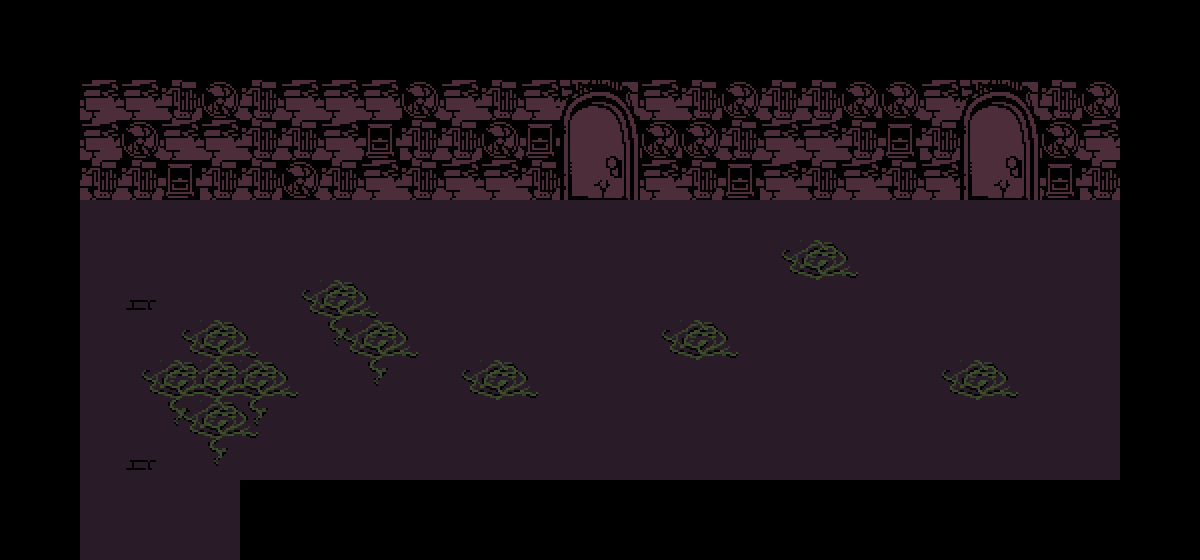

This game map was drawn from its Tiled (.tmx) file and the tilesets committed beside it. A one-line description and the full map source follow:
An orthogonal 30x14 tile map with 40x40 px tiles, 2 tile layers (tiles, decal), 2 tilesets and 7 objects (warp1, transition, chest).

<map version="1.11" tiledversion="1.12.1" orientation="orthogonal" renderorder="right-down" width="30" height="14" tilewidth="40" tileheight="40" infinite="0" nextlayerid="7" nextobjectid="189">
 <editorsettings>
  <export target="bombs.lua" format="lua" />
 </editorsettings>
 <properties>
  <property name="border" value="simple" />
  <property name="music" value="none" />
 </properties>
 <tileset firstgid="1" source="../../tilesets/bg_dw_mansion_spamton_basement.tsx" />
 <tileset firstgid="53" source="../../tilesets/bg_dw_mansion_basement_door.tsx" />
 <layer id="1" name="tiles" width="30" height="14">
  <data encoding="csv">
5,5,5,5,5,5,5,5,5,5,5,5,5,5,5,5,5,5,5,5,5,5,5,5,5,5,5,5,5,5,
5,5,5,5,5,5,5,5,5,5,5,5,5,5,5,5,5,5,5,5,5,5,5,5,5,5,5,5,5,5,
5,5,49,49,52,50,52,49,49,49,50,49,52,49,63,64,49,52,50,52,52,50,50,49,63,64,52,50,5,5,
5,5,49,50,49,49,52,52,49,51,52,52,50,51,65,66,50,50,52,49,49,52,51,52,65,66,50,49,5,5,
5,5,52,52,51,52,52,50,52,49,52,49,49,52,67,68,49,52,51,49,52,49,52,49,67,68,51,52,5,5,
5,5,30,30,30,30,30,30,30,30,30,30,30,30,30,30,30,30,30,30,30,30,30,30,30,30,30,30,5,5,
5,5,30,30,30,30,30,30,30,30,30,30,30,30,30,30,30,30,30,37,38,39,30,30,30,30,30,30,5,5,
5,5,30,29,30,30,30,37,38,39,30,30,30,30,30,30,30,30,30,30,30,30,30,30,30,30,30,30,5,5,
5,5,30,30,37,38,39,30,45,46,39,30,30,30,30,30,37,38,39,30,30,30,30,30,30,30,30,30,5,5,
5,5,30,37,38,38,38,39,30,42,30,37,38,39,30,30,30,30,30,30,30,30,30,37,38,39,30,30,5,5,
5,5,30,30,45,38,47,30,30,30,30,30,30,30,30,30,30,30,30,30,30,30,30,30,30,30,30,30,5,5,
5,5,30,29,30,42,30,30,30,30,30,30,30,30,30,30,30,30,30,30,30,30,30,30,30,30,30,30,5,5,
5,5,30,30,30,30,5,5,5,5,5,5,5,5,5,5,5,5,5,5,5,5,5,5,5,5,5,5,5,5,
5,5,30,30,30,30,5,5,5,5,5,5,5,5,5,5,5,5,5,5,5,5,5,5,5,5,5,5,5,5
</data>
 </layer>
 <layer id="2" name="decal" width="30" height="14">
  <data encoding="csv">
0,0,0,0,0,0,0,0,0,0,0,0,0,0,0,0,0,0,0,0,0,0,0,0,0,0,0,0,0,0,
0,0,0,0,0,0,0,0,0,0,0,0,0,0,0,0,0,0,0,0,0,0,0,0,0,0,0,0,0,0,
0,0,0,0,0,0,0,0,0,0,0,0,0,0,0,0,0,0,0,0,0,0,0,0,0,0,0,0,0,0,
0,0,0,0,0,0,0,0,0,0,0,0,0,0,0,0,0,0,0,0,0,0,0,0,0,0,0,0,0,0,
0,0,0,0,0,0,0,0,0,0,0,0,0,0,0,0,0,0,0,0,0,0,0,0,0,0,0,0,0,0,
0,0,0,0,0,0,0,0,0,0,0,0,0,0,0,0,0,0,0,0,0,0,0,0,0,0,0,0,0,0,
0,0,0,0,0,0,0,0,0,0,0,0,0,0,0,0,0,0,0,0,0,0,0,0,0,0,0,0,0,0,
0,0,0,0,0,0,0,0,0,0,0,0,0,0,0,0,0,0,0,0,0,0,0,0,0,0,0,0,0,0,
0,0,0,0,0,0,0,0,0,0,0,0,0,0,0,0,0,0,0,0,0,0,0,0,0,0,0,0,0,0,
0,0,0,0,0,0,0,0,0,0,0,0,0,0,0,0,0,0,0,0,0,0,0,0,0,0,0,0,0,0,
0,0,0,0,0,0,0,0,0,0,0,0,0,0,0,0,0,0,0,0,0,0,0,0,0,0,0,0,0,0,
0,0,0,0,0,0,0,0,0,0,0,0,0,0,0,0,0,0,0,0,0,0,0,0,0,0,0,0,0,0,
0,0,0,0,0,0,0,0,0,0,0,0,0,0,0,0,0,0,0,0,0,0,0,0,0,0,0,0,0,0,
0,0,0,0,0,0,0,0,0,0,0,0,0,0,0,0,0,0,0,0,0,0,0,0,0,0,0,0,0,0
</data>
 </layer>
 <objectgroup color="#0000ff" id="6" name="collision">
  <object id="185" x="240" y="480" width="960" height="80" />
  <object id="186" x="0" y="0" width="80" height="560" />
  <object id="187" x="80" y="0" width="1120" height="200" />
  <object id="188" x="1120" y="200" width="80" height="280" />
 </objectgroup>
 <objectgroup color="#7f00ff" id="5" name="markers">
  <object id="1" name="warp1" x="160" y="500">
   <point />
  </object>
 </objectgroup>
 <objectgroup color="#ff00ff" id="4" name="objects">
  <object id="2" name="transition" x="80" y="560" width="160" height="40">
   <properties>
    <property name="map" value="gamertime/bomb_entrance" />
    <property name="marker" value="warp2" />
   </properties>
  </object>
  <object id="183" name="chest" x="1000" y="320" width="40" height="40">
   <properties>
    <property name="item" value="bomb" />
   </properties>
  </object>
 </objectgroup>
</map>
